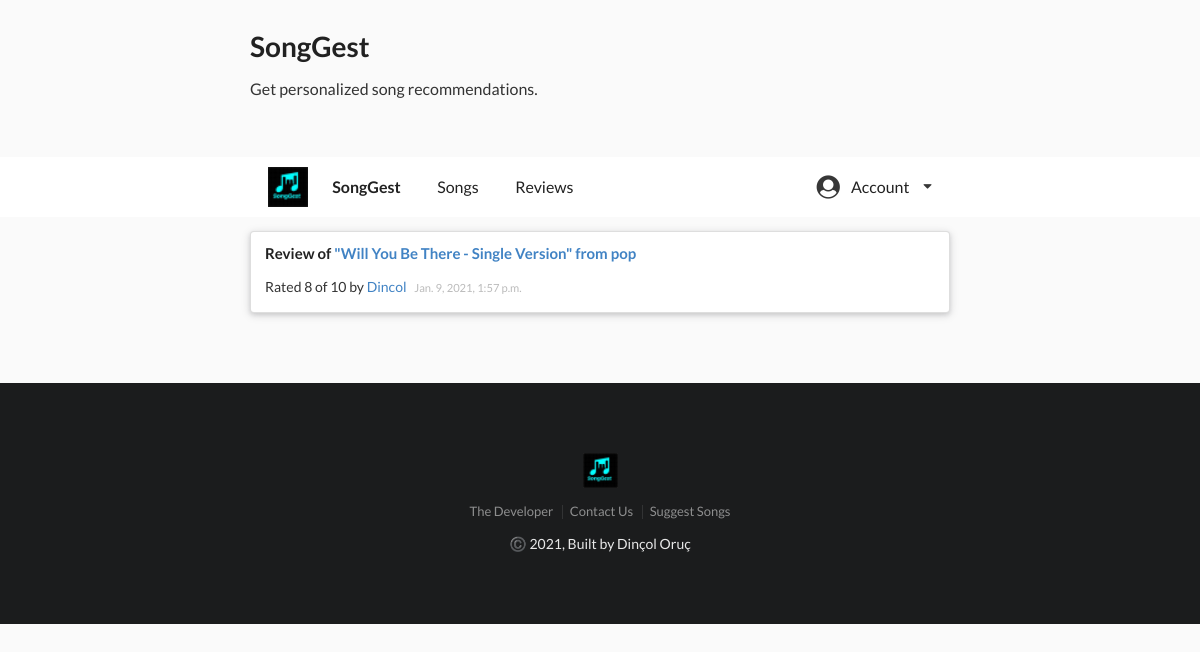
Page /reviews/2/ on the committed database.
### reviews/models.py (models this page shows, shortened)
class Review(models.Model):
    RATING_CHOICES = (
        (1, '1'),
        (2, '2'),
        (3, '3'),
        (4, '4'),
        (5, '5'),
        (6, '6'),
        (7, '7'),
        (8, '8'),
        (9, '9'),
        (10, '10')
    )
    song = models.ForeignKey(Song, on_delete=models.CASCADE)
    date_created = models.DateTimeField(default=timezone.now)
    author= models.ForeignKey(User, on_delete=models.CASCADE)
    rating = models.IntegerField(choices=RATING_CHOICES)

class Song(models.Model):
    name = models.CharField(max_length=80)
    artist = models.CharField(max_length=80)
    genre = models.CharField(max_length=80)
    year = models.IntegerField(null=True, blank=True)
    BPM = models.FloatField(null=True, blank=True)
    energy = models.FloatField(null=True, blank=True)
    danceability = models.FloatField(null=True, blank=True)
    loudness = models.FloatField(null=True, blank=True)
    liveness = models.FloatField(null=True, blank=True)
    valance = models.FloatField(null=True, blank=True)
    length = models.IntegerField(null=True, blank=True)
    acousticness = models.FloatField(null=True, blank=True)
    speechiness = models.FloatField(null=True, blank=True)
    popularity = models.FloatField(null=True, blank=True)

### reviews/views.py (the view)
# urls.py: path('reviews/<int:pk>/', ReviewDetailView.as_view(), name='review_detail'),
class ReviewDetailView(DetailView):
    model = Review
    context_object_name = 'review'

### reviews/templates/reviews/review_detail.html (shortened to what this page needs)
{% extends "reviews/base.html" %}
{% block content %}
<div class="ui raised segment">
    <h4 class="ui header">
        Review of <a href="{% url 'song_detail' review.song.id %}">"{{ review.song.name }}" from
            {{ review.song.genre }} </a>
    </h4>
    <p>Rated {{ review.rating }} of 10 by <a href="{% url 'user_reviews' review.author.username %}">{{ review.author}}
        </a><small class="muted-text">
            {{ review.date_created }}</small> </p>
</div>
{% endblock content %}

### reviews/static/reviews/main.css (style rules this page uses)
body { background: #fafafa; color: #333333; }
.muted-text { color: #BBB; margin-left: 5px; }

### rows in the picture
Review: song.name "Will You Be There - Single Version", song.genre "pop", rating "8", author "Dincol", date_created "Jan. 9, 2021, 1:57 p.m."
